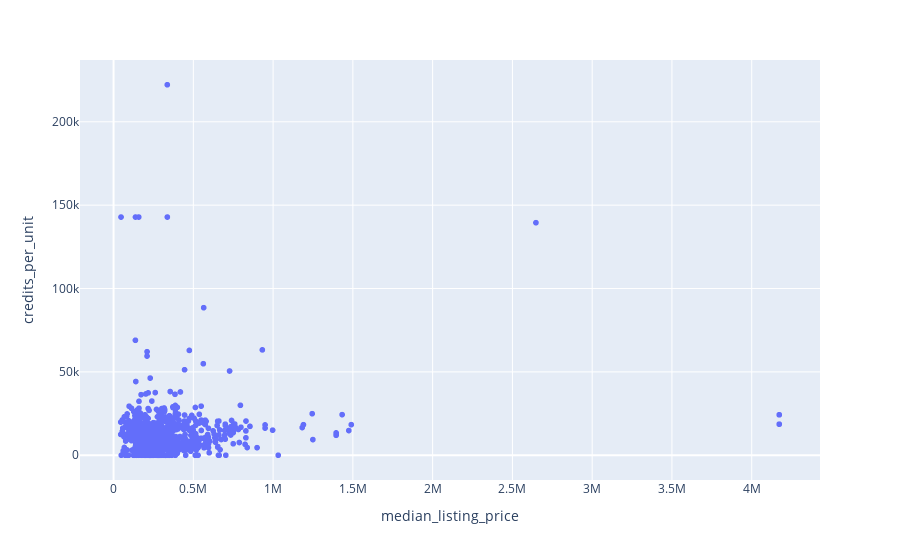

The notebook cell saved with this chart:
### Code cell
fig = px.scatter(recent_hud[(recent_hud['yr_alloc'] > 2015) & 
                            (recent_hud['credits_per_unit'] < 500000)], x="median_listing_price", y="credits_per_unit", hover_name='zip_name',hover_data=['company','contact', 'proj_add','proj_cty','co_add','co_cty', 'n_units'])
fig.show()

### Figure 1 — Plotly figure (JSON) as saved in the notebook; plotly's stock layout.template omitted (floating-point values rounded to 4 significant figures; data arrays with more than 128 entries replaced by an {"elided": "..."} marker saying what was removed)
{"data": [{"customdata": {"elided": "1012x7 mixed values"}, "hovertemplate": "<b>%{hovertext}</b><br><br>median_listing_price=%{x}<br>credits_per_unit=%{y}<br>company=%{customdata[0]}<br>contact=%{customdata[1]}<br>proj_add=%{customdata[2]}<br>proj_cty=%{customdata[3]}<br>co_add=%{customdata[4]}<br>co_cty=%{customdata[5]}<br>n_units=%{customdata[6]}<extra></extra>", "hovertext": {"elided": "1012 str values"}, "legendgroup": "", "marker": {"color": "#636efa", "symbol": "circle"}, "mode": "markers", "name": "", "showlegend": false, "type": "scattergl", "x": {"elided": "1012 float values"}, "xaxis": "x", "y": {"elided": "1012 float values"}, "yaxis": "y"}], "layout": {"legend": {"tracegroupgap": 0}, "margin": {"t": 60}, "xaxis": {"anchor": "y", "domain": [0, 1], "title": {"text": "median_listing_price"}}, "yaxis": {"anchor": "x", "domain": [0, 1], "title": {"text": "credits_per_unit"}}}}
